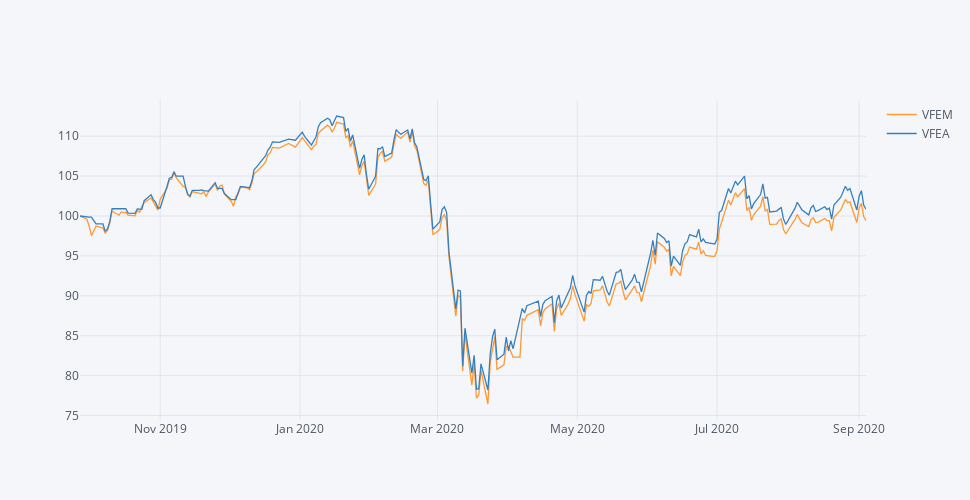

Notebook code cell kept with this figure:
### Code cell
ETFs = ETFs.loc['2019-09-27':]

fundos = ETFs.copy()

fundos.columns = Nomes
fundos = fundos.dropna()

fundos.index = pd.to_datetime(fundos.index)

#### Normalization to 100 ####
fundos = round((fundos / fundos.iloc[0] * 100), 2)

fundos.iplot(dimensions=pa.dimensions)

### Figure 1 — Plotly figure (JSON) as saved in the notebook; plotly's stock layout.template omitted (floating-point values rounded to 4 significant figures; data arrays with more than 128 entries replaced by an {"elided": "..."} marker saying what was removed)
{"data": [{"line": {"color": "rgba(255, 153, 51, 1.0)", "dash": "solid", "shape": "linear", "width": 1.3}, "mode": "lines", "name": "VFEM", "text": "", "type": "scatter", "x": {"elided": "236 str values"}, "y": {"elided": "236 float values"}}, {"line": {"color": "rgba(55, 128, 191, 1.0)", "dash": "solid", "shape": "linear", "width": 1.3}, "mode": "lines", "name": "VFEA", "text": "", "type": "scatter", "x": {"elided": "236 str values"}, "y": {"elided": "236 float values"}}], "layout": {"height": 500, "legend": {"bgcolor": "#F5F6F9", "font": {"color": "#4D5663"}}, "paper_bgcolor": "#F5F6F9", "plot_bgcolor": "#F5F6F9", "title": {"font": {"color": "#4D5663"}}, "width": 970, "xaxis": {"autorange": true, "gridcolor": "#E1E5ED", "range": ["2019-09-27", "2020-09-04"], "showgrid": true, "tickfont": {"color": "#4D5663"}, "title": {"font": {"color": "#4D5663"}, "text": ""}, "type": "date", "zerolinecolor": "#E1E5ED"}, "yaxis": {"autorange": true, "gridcolor": "#E1E5ED", "range": [74.44, 114.5], "showgrid": true, "tickfont": {"color": "#4D5663"}, "title": {"font": {"color": "#4D5663"}, "text": ""}, "type": "linear", "zerolinecolor": "#E1E5ED"}}}
